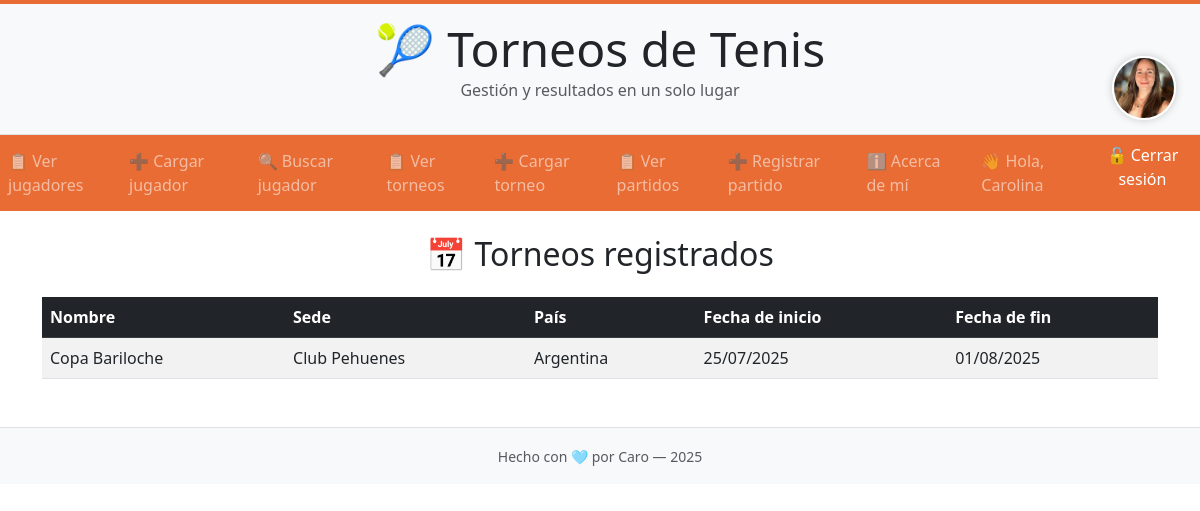
Screenshot of /torneos/ (signed in) with the database file from the repository.
### gestion/models.py (models this page shows, shortened)
class Perfil(models.Model):
    usuario = models.OneToOneField(User, on_delete=models.CASCADE)
    foto = models.ImageField(upload_to='avatars/', default='avatars/default.jpg')

class Torneo(models.Model):
    nombre = models.CharField(max_length=100)
    sede = models.CharField(max_length=100)
    fecha_inicio = models.DateField()
    fecha_fin = models.DateField(default=date(2025, 12, 31))
    pais = models.CharField(max_length=100, default="Argentina")

### gestion/views.py (the view)
# urls.py: path('torneos/', TorneoList.as_view(), name='torneo_lista'),
class TorneoList(ListView):
    model = Torneo
    template_name = 'gestion/torneo_list.html'
    context_object_name = 'torneos'

### gestion/templates/gestion/torneo_list.html (shortened to what this page needs)
{% extends 'gestion/base.html' %}
{% block content %}
<h2 class="text-center mb-4">📅 Torneos registrados</h2>
<table class="table table-striped table-hover">
    <thead class="table-dark">
        <tr>
            <th>Nombre</th>
            <th>Sede</th>
            <th>País</th>
            <th>Fecha de inicio</th>
            <th>Fecha de fin</th>
        </tr>
    </thead>
    <tbody>
        {% for torneo in torneos %}
        <tr>
            <td>{{ torneo.nombre }}</td>
            <td>{{ torneo.sede }}</td>
            <td>{{ torneo.pais }}</td>
            <td>{{ torneo.fecha_inicio|date:"d/m/Y" }}</td>
            <td>{{ torneo.fecha_fin|date:"d/m/Y" }}</td>
        </tr>
        {% empty %}
        <tr>
            <td colspan="5" class="text-center text-muted">No hay torneos cargados.</td>
        </tr>
        {% endfor %}
    </tbody>
</table>
{% endblock %}

### gestion/templates/gestion/base.html (shortened to what this page needs)
<!DOCTYPE html>
<html lang="es">
<head>
  <link href="https://cdn.jsdelivr.net/npm/bootstrap@5.3.0/dist/css/bootstrap.min.css" rel="stylesheet">
</head>
<body>
  <body>
  {% if user.is_authenticated and user.perfil.foto %}
  <div class="position-absolute" style="top: 56px; right: 24px;">
    <a href="{% url 'perfil' %}">
      <img src="{{ user.perfil.foto.url }}" class="avatar-perfil" alt="Foto de perfil">
    </a>
  </div>
{% endif %}
  <div class="bg-light text-center py-3 border-bottom">
    <h1 class="display-5 titulo-principal mb-0">🎾 Torneos de Tenis</h1>
    <p class="text-muted fs-6">Gestión y resultados en un solo lugar</p>
  </div>
  <nav class="navbar navbar-expand-lg navbar-dark" style="background-color: #e86c33;">
        <ul class="navbar-nav me-auto mb-2 mb-lg-0">
          <li class="nav-item"><a class="nav-link" href="{% url 'jugador_lista' %}">📋 Ver jugadores</a></li>
          <li class="nav-item"><a class="nav-link" href="{% url 'jugador_nuevo' %}">➕ Cargar jugador</a></li>
          <li class="nav-item"><a class="nav-link" href="{% url 'buscar_jugador' %}">🔍 Buscar jugador</a></li>
          <li class="nav-item"><a class="nav-link" href="{% url 'torneo_lista' %}">📋 Ver torneos</a></li>
          <li class="nav-item"><a class="nav-link" href="{% url 'torneo_nuevo' %}">➕ Cargar torneo</a></li>
          <li class="nav-item"><a class="nav-link" href="{% url 'partido_lista' %}">📋 Ver partidos</a></li>
          <li class="nav-item"><a class="nav-link" href="{% url 'partido_nuevo' %}">➕ Registrar partido</a></li>
          <li class="nav-item"><a class="nav-link" href="{% url 'about' %}">ℹ️ Acerca de mí</a></li>
        </ul>
        <ul class="navbar-nav ms-auto mb-2 mb-lg-0">
          {% if user.is_authenticated %}
        <li class="nav-item">
          <a class="nav-link" href="{% url 'perfil' %}">
          👋 Hola, {{ user.first_name|default:user.username }}
          </a>
        </li>
            <li class="nav-item">
              <form method="post" action="{% url 'logout' %}">
                <button type="submit" class="nav-link btn btn-link text-white p-0" style="text-decoration: none;">
                  🔓 Cerrar sesión
                </button>
              </form>
            </li>
          {% endif %}
        </ul>
  </nav>
  <div class="container mt-4">
    {% block content %}
    {% endblock %}
  </div>
  <footer class="bg-light text-center py-3 border-top mt-5">
    <small class="text-muted">Hecho con 🩵 por Caro — {% now "Y" %}</small>
  </footer>
</body>
</html>

### gestion/templates/gestion/base.html (style rules this page uses)
.navbar-nav .nav-item { margin-right: 10px; }
.nav-link { padding-top: 6px; padding-bottom: 6px; }
.avatar-perfil { width: 64px; height: 64px; object-fit: cover; border-radius: 50%; box-shadow: 0 0 8px rgba(0, 0, 0, 0.2); border: 2px solid white; transition: transform 0.3s ease; }

### rows the page displays
Torneo: nombre "Copa Bariloche", sede "Club Pehuenes", pais "Argentina", fecha_inicio "25/07/2025", fecha_fin "01/08/2025"

### other values shown
{{ user.first_name|default:user.username }} "Carolina"
